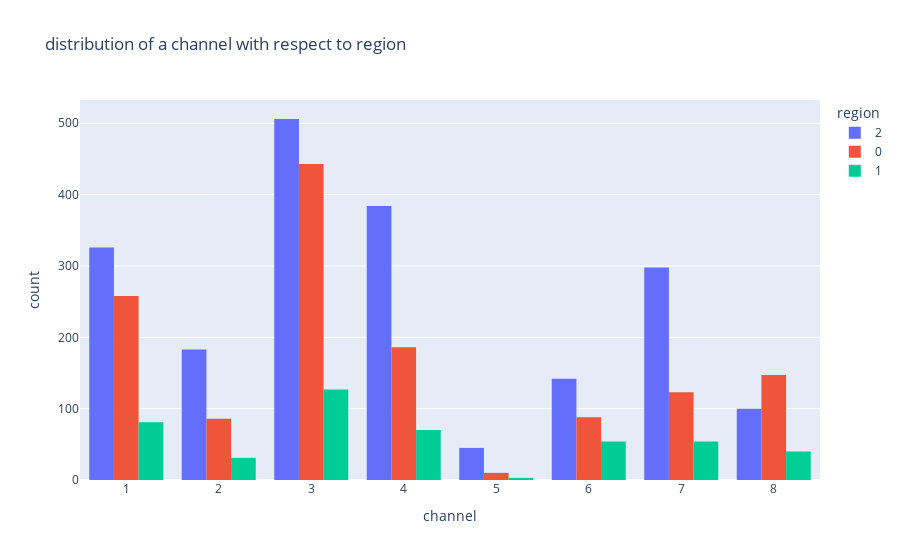

Write notebook code for a chart like this one.
### Code cell
fig = px.histogram(data, x = 'channel', color = 'region', hover_data = data.columns,
                   title = 'distribution of a channel with respect to region',
                   barmode = 'group')
fig.show()

### Figure 1 — Plotly figure (JSON) as saved in the notebook; plotly's stock layout.template omitted (floating-point values rounded to 4 significant figures; data arrays with more than 128 entries replaced by an {"elided": "..."} marker saying what was removed)
{"data": [{"alignmentgroup": "True", "bingroup": "x", "hovertemplate": "region=2<br>channel=%{x}<br>count=%{y}<extra></extra>", "legendgroup": "2", "marker": {"color": "#636efa", "pattern": {"shape": ""}}, "name": "2", "offsetgroup": "2", "orientation": "v", "showlegend": true, "type": "histogram", "x": {"elided": "1984 int values"}, "xaxis": "x", "yaxis": "y"}, {"alignmentgroup": "True", "bingroup": "x", "hovertemplate": "region=0<br>channel=%{x}<br>count=%{y}<extra></extra>", "legendgroup": "0", "marker": {"color": "#EF553B", "pattern": {"shape": ""}}, "name": "0", "offsetgroup": "0", "orientation": "v", "showlegend": true, "type": "histogram", "x": {"elided": "1341 int values"}, "xaxis": "x", "yaxis": "y"}, {"alignmentgroup": "True", "bingroup": "x", "hovertemplate": "region=1<br>channel=%{x}<br>count=%{y}<extra></extra>", "legendgroup": "1", "marker": {"color": "#00cc96", "pattern": {"shape": ""}}, "name": "1", "offsetgroup": "1", "orientation": "v", "showlegend": true, "type": "histogram", "x": {"elided": "460 int values"}, "xaxis": "x", "yaxis": "y"}], "layout": {"barmode": "group", "legend": {"title": {"text": "region"}, "tracegroupgap": 0}, "title": {"text": "distribution of a channel with respect to region"}, "xaxis": {"anchor": "y", "domain": [0, 1], "title": {"text": "channel"}}, "yaxis": {"anchor": "x", "domain": [0, 1], "title": {"text": "count"}}}}
